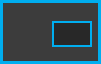
<?xml version="1.0" encoding="UTF-8"?>
<ui version="4.0">
 <class>navBoxForm</class>
 <widget class="QWidget" name="navBoxForm">
  <property name="geometry">
   <rect>
    <x>0</x>
    <y>0</y>
    <width>101</width>
    <height>64</height>
   </rect>
  </property>
  <property name="windowTitle">
   <string>Form</string>
  </property>
  <property name="styleSheet">
   <string notr="true">QWidget
{
	background:		rgb(60, 60, 60);
	border: 3px solid rgb(0,174,239);
}

/* ---------- QLabels ------------*/
QLabel
{
	background:		none;
	color: 				white;
	font: 				10pt &quot;Futura-Normal&quot;;
	border:				none;
}

QLabel:hover
{
	border:				none;
}

/*---------- QPushButton ---------*/
QPushButton
{
	background: none;
	border: none;
	image: url(:/resources/openkeywindowNav_inactive.png)
}

QPushButton:pressed
{
	background: none;
	border: none;
	image: url(:/resources/openkeywindowNav_active.png);
}

/* ---------- QLineEdit ------------*/
QLineEdit
{
	font: 10pt &quot;Droid Sans Mono&quot;;
	background: rgb(40, 40, 40);
	border: 2px solid rgb(0,174,239);
	border-radius: 0px;
	color: white;
	padding-left: 2px;
	padding-bottom: 2px;
}

QLineEdit:focus
{
	border: 2px solid white;
	outline: none;
}

/*-------QToolTip-------*/
QToolTip
{
	font: 10px &quot;Corbel&quot;;
	color: rgb(255, 255, 255);
	background: rgba(40, 40, 40, 140);
	border: 1px solid rgb(120, 120, 120);
	padding: 2px;
}</string>
  </property>
  <widget class="QPushButton" name="openNavWindow">
   <property name="geometry">
    <rect>
     <x>7</x>
     <y>13</y>
     <width>38</width>
     <height>38</height>
    </rect>
   </property>
   <property name="font">
    <font>
     <family>Futura</family>
     <pointsize>10</pointsize>
    </font>
   </property>
   <property name="toolTip">
    <string>Open this key's modulation window.</string>
   </property>
   <property name="text">
    <string/>
   </property>
  </widget>
  <widget class="QLineEdit" name="keyName">
   <property name="geometry">
    <rect>
     <x>52</x>
     <y>21</y>
     <width>40</width>
     <height>26</height>
    </rect>
   </property>
   <property name="toolTip">
    <string>Key Name&lt;p&gt;Set the name of this key.</string>
   </property>
   <property name="styleSheet">
    <string notr="true">QLineEdit
{
	padding-bottom: -1px;
}</string>
   </property>
   <property name="maxLength">
    <number>4</number>
   </property>
   <property name="alignment">
    <set>Qt::AlignCenter</set>
   </property>
  </widget>
 </widget>
 <resources/>
 <connections/>
</ui>
